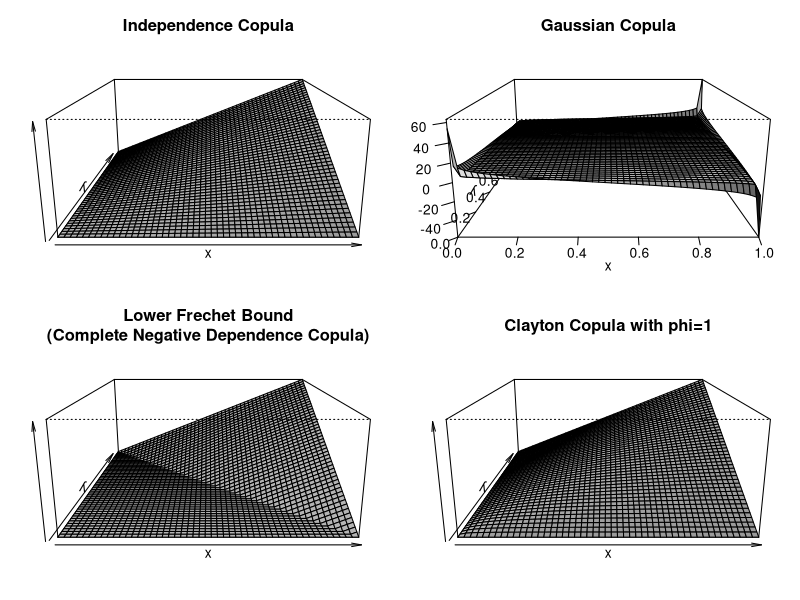
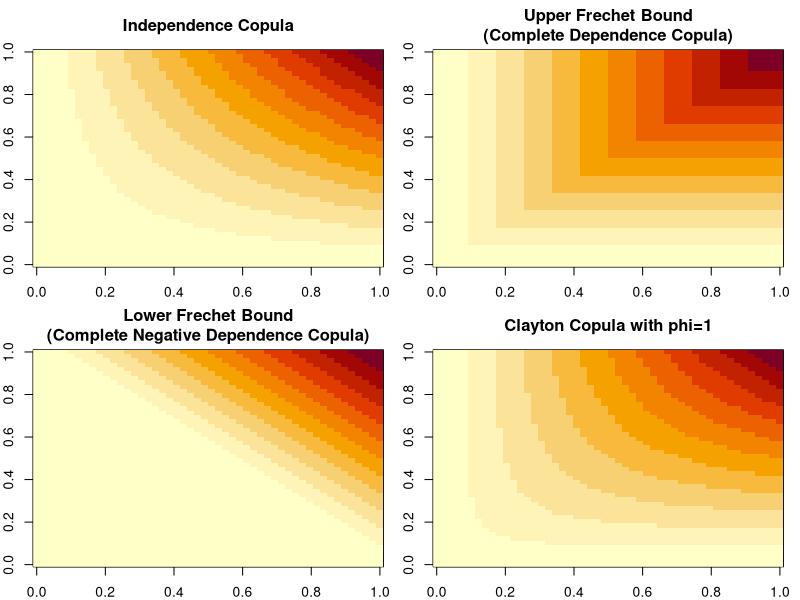

Here is the R script that generated these plots, in order:
n <- 50

x <- seq(0.0000000000001,0.999999999999999,length=n)
y <- seq(0.0000000000001,0.999999999999999,length=n)

indep.copula <- outer(x,y,function(x,y) x*y)
upper.copula <- outer(x,y,function(x,y) pmin(x,y))
lower.copula <- outer(x,y,function(x,y) pmax(x+y-1,0))

clayton.copula <- function (x,y,theta) 
    outer(x,y,function(x,y) (x^-theta + y^-theta-1)^(-1/theta))
    
gaussian.copula <- function (x,y,rho)
    outer(x,y,function(x,y) (qnorm(x)*qnorm(y)-rho)  )
  

old.par <- par(mfrow=c(2,2),mar=c(2,2,3,1))
persp(x,y,indep.copula,shade=.5,border=1,expand=.4,zlab="",main="Independence Copula")
#persp(x,y,upper.copula,shade=.5,border=1,expand=.4,zlab="",main="Upper Frechet Bound\n(Complete Dependence Copula)")


persp(x,y,gaussian.copula(x,y,0.1),axes=TRUE,scale=TRUE,shade=.5,border=1,expand=.4,zlab="",ticktype="detailed",main="Gaussian Copula")


persp(x,y,lower.copula,shade=.5,border=1,expand=.4,zlab="",main="Lower Frechet Bound\n(Complete Negative Dependence Copula)")
persp(x,y,clayton.copula(x,y,1),shade=.5,border=1,expand=.4,zlab="",main="Clayton Copula with phi=1")
par(old.par)

windows()
old.par <- par(mfrow=c(2,2),mar=c(2,2,3,1))

image(x,y,indep.copula,main="Independence Copula")
image(x,y,upper.copula,main="Upper Frechet Bound\n(Complete Dependence Copula)")
image(x,y,lower.copula,main="Lower Frechet Bound\n(Complete Negative Dependence Copula)")
#image(x,y,gaussian.copula(x,y,.5))
image(x,y,clayton.copula(x,y,1),main="Clayton Copula with phi=1")
par(old.par)